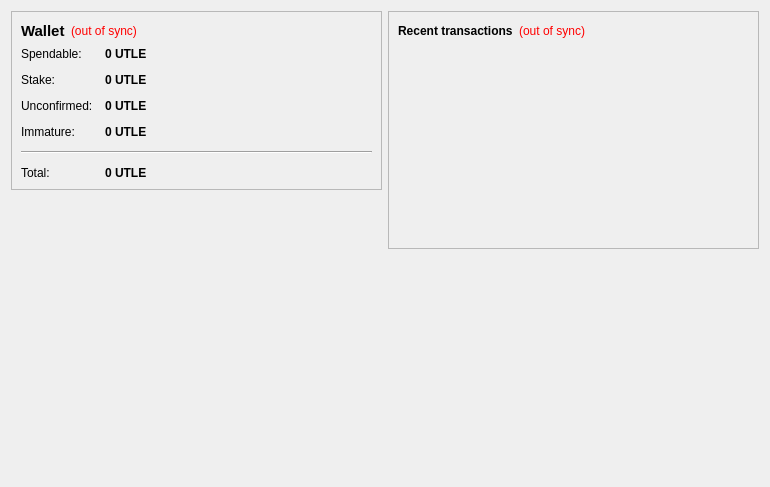
<?xml version="1.0" encoding="UTF-8"?>
<ui version="4.0">
 <class>OverviewPage</class>
 <widget class="QWidget" name="OverviewPage">
  <property name="geometry">
   <rect>
    <x>0</x>
    <y>0</y>
    <width>770</width>
    <height>487</height>
   </rect>
  </property>
  <property name="windowTitle">
   <string>Form</string>
  </property>
  <layout class="QHBoxLayout" name="horizontalLayout" stretch="1,1">
   <item>
    <layout class="QVBoxLayout" name="verticalLayout_2">
     <item>
      <widget class="QFrame" name="frame">
       <property name="frameShape">
        <enum>QFrame::StyledPanel</enum>
       </property>
       <property name="frameShadow">
        <enum>QFrame::Raised</enum>
       </property>
       <layout class="QVBoxLayout" name="verticalLayout_4">
        <item>
         <layout class="QHBoxLayout" name="horizontalLayout_4">
          <item>
           <widget class="QLabel" name="label_5">
            <property name="font">
             <font>
              <pointsize>11</pointsize>
              <weight>75</weight>
              <bold>true</bold>
             </font>
            </property>
            <property name="text">
             <string>Wallet</string>
            </property>
           </widget>
          </item>
          <item>
           <widget class="QLabel" name="labelWalletStatus">
            <property name="toolTip">
             <string>The displayed information may be out of date. Your wallet automatically synchronizes with the UltimateCoin network after a connection is established, but this process has not completed yet.</string>
            </property>
            <property name="styleSheet">
             <string notr="true">QLabel { color: red; }</string>
            </property>
            <property name="text">
             <string notr="true">(out of sync)</string>
            </property>
            <property name="alignment">
             <set>Qt::AlignLeading|Qt::AlignLeft|Qt::AlignVCenter</set>
            </property>
           </widget>
          </item>
          <item>
           <spacer name="horizontalSpacer_2">
            <property name="orientation">
             <enum>Qt::Horizontal</enum>
            </property>
            <property name="sizeHint" stdset="0">
             <size>
              <width>40</width>
              <height>20</height>
             </size>
            </property>
           </spacer>
          </item>
         </layout>
        </item>
        <item>
         <layout class="QFormLayout" name="formLayout_2">
          <property name="fieldGrowthPolicy">
           <enum>QFormLayout::AllNonFixedFieldsGrow</enum>
          </property>
          <property name="horizontalSpacing">
           <number>12</number>
          </property>
          <property name="verticalSpacing">
           <number>12</number>
          </property>
          <item row="0" column="0">
           <widget class="QLabel" name="label">
            <property name="text">
             <string>Spendable:</string>
            </property>
           </widget>
          </item>
          <item row="0" column="1">
           <widget class="QLabel" name="labelBalance">
            <property name="font">
             <font>
              <weight>75</weight>
              <bold>true</bold>
             </font>
            </property>
            <property name="cursor">
             <cursorShape>IBeamCursor</cursorShape>
            </property>
            <property name="toolTip">
             <string>Your current spendable balance</string>
            </property>
            <property name="text">
             <string notr="true">0 UTLE</string>
            </property>
            <property name="textInteractionFlags">
             <set>Qt::LinksAccessibleByMouse|Qt::TextSelectableByKeyboard|Qt::TextSelectableByMouse</set>
            </property>
           </widget>
          </item>
          <item row="1" column="0">
           <widget class="QLabel" name="label_6">
            <property name="text">
             <string>Stake:</string>
            </property>
           </widget>
          </item>
          <item row="1" column="1">
           <widget class="QLabel" name="labelStake">
            <property name="font">
             <font>
              <weight>75</weight>
              <bold>true</bold>
             </font>
            </property>
            <property name="cursor">
             <cursorShape>IBeamCursor</cursorShape>
            </property>
            <property name="toolTip">
             <string>Total of coins that was staked, and do not yet count toward the current balance</string>
            </property>
            <property name="text">
             <string notr="true">0 UTLE</string>
            </property>
            <property name="textInteractionFlags">
             <set>Qt::LinksAccessibleByMouse|Qt::TextSelectableByKeyboard|Qt::TextSelectableByMouse</set>
            </property>
           </widget>
          </item>
          <item row="2" column="0">
           <widget class="QLabel" name="label_3">
            <property name="text">
             <string>Unconfirmed:</string>
            </property>
           </widget>
          </item>
          <item row="2" column="1">
           <widget class="QLabel" name="labelUnconfirmed">
            <property name="font">
             <font>
              <weight>75</weight>
              <bold>true</bold>
             </font>
            </property>
            <property name="cursor">
             <cursorShape>IBeamCursor</cursorShape>
            </property>
            <property name="toolTip">
             <string>Total of transactions that have yet to be confirmed, and do not yet count toward the current balance</string>
            </property>
            <property name="text">
             <string notr="true">0 UTLE</string>
            </property>
            <property name="textInteractionFlags">
             <set>Qt::LinksAccessibleByMouse|Qt::TextSelectableByKeyboard|Qt::TextSelectableByMouse</set>
            </property>
           </widget>
          </item>
          <item row="3" column="0">
           <widget class="QLabel" name="labelImmatureText">
            <property name="text">
             <string>Immature:</string>
            </property>
           </widget>
          </item>
          <item row="3" column="1">
           <widget class="QLabel" name="labelImmature">
            <property name="font">
             <font>
              <weight>75</weight>
              <bold>true</bold>
             </font>
            </property>
            <property name="toolTip">
             <string>Mined balance that has not yet matured</string>
            </property>
            <property name="text">
             <string notr="true">0 UTLE</string>
            </property>
            <property name="textInteractionFlags">
             <set>Qt::LinksAccessibleByMouse|Qt::TextSelectableByKeyboard|Qt::TextSelectableByMouse</set>
            </property>
           </widget>
          </item>
          <item row="4" column="0" colspan="2">
           <widget class="Line" name="line">
            <property name="orientation">
             <enum>Qt::Horizontal</enum>
            </property>
           </widget>
          </item>
          <item row="5" column="0">
           <widget class="QLabel" name="labelTotalText">
            <property name="text">
             <string>Total:</string>
            </property>
           </widget>
          </item>
          <item row="5" column="1">
           <widget class="QLabel" name="labelTotal">
            <property name="font">
             <font>
              <weight>75</weight>
              <bold>true</bold>
             </font>
            </property>
            <property name="cursor">
             <cursorShape>IBeamCursor</cursorShape>
            </property>
            <property name="toolTip">
             <string>Your current total balance</string>
            </property>
            <property name="text">
             <string notr="true">0 UTLE</string>
            </property>
            <property name="textInteractionFlags">
             <set>Qt::LinksAccessibleByMouse|Qt::TextSelectableByKeyboard|Qt::TextSelectableByMouse</set>
            </property>
           </widget>
          </item>
         </layout>
        </item>
       </layout>
      </widget>
     </item>
     <item>
      <spacer name="verticalSpacer">
       <property name="orientation">
        <enum>Qt::Vertical</enum>
       </property>
       <property name="sizeHint" stdset="0">
        <size>
         <width>20</width>
         <height>40</height>
        </size>
       </property>
      </spacer>
     </item>
     <item>
      <widget class="QLabel" name="label_2">
       <property name="autoFillBackground">
        <bool>true</bool>
       </property>
       <property name="text">
        <string/>
       </property>
       <property name="pixmap">
        <pixmap resource="../bitcoin.qrc">:/icons/drmbg</pixmap>
       </property>
       <property name="scaledContents">
        <bool>false</bool>
       </property>
       <property name="margin">
        <number>0</number>
       </property>
      </widget>
     </item>
    </layout>
   </item>
   <item>
    <layout class="QVBoxLayout" name="verticalLayout_3">
     <item>
      <widget class="QFrame" name="frame_2">
       <property name="frameShape">
        <enum>QFrame::StyledPanel</enum>
       </property>
       <property name="frameShadow">
        <enum>QFrame::Raised</enum>
       </property>
       <layout class="QVBoxLayout" name="verticalLayout">
        <item>
         <layout class="QHBoxLayout" name="horizontalLayout_2">
          <item>
           <widget class="QLabel" name="label_4">
            <property name="text">
             <string>&lt;b&gt;Recent transactions&lt;/b&gt;</string>
            </property>
           </widget>
          </item>
          <item>
           <widget class="QLabel" name="labelTransactionsStatus">
            <property name="toolTip">
             <string>The displayed information may be out of date. Your wallet automatically synchronizes with the UltimateCoin network after a connection is established, but this process has not completed yet.</string>
            </property>
            <property name="styleSheet">
             <string notr="true">QLabel { color: red; }</string>
            </property>
            <property name="text">
             <string notr="true">(out of sync)</string>
            </property>
            <property name="alignment">
             <set>Qt::AlignRight|Qt::AlignTrailing|Qt::AlignVCenter</set>
            </property>
           </widget>
          </item>
          <item>
           <spacer name="horizontalSpacer">
            <property name="orientation">
             <enum>Qt::Horizontal</enum>
            </property>
            <property name="sizeHint" stdset="0">
             <size>
              <width>40</width>
              <height>20</height>
             </size>
            </property>
           </spacer>
          </item>
         </layout>
        </item>
        <item>
         <widget class="QListView" name="listTransactions">
          <property name="styleSheet">
           <string notr="true">QListView { background: transparent; }</string>
          </property>
          <property name="frameShape">
           <enum>QFrame::NoFrame</enum>
          </property>
          <property name="verticalScrollBarPolicy">
           <enum>Qt::ScrollBarAlwaysOff</enum>
          </property>
          <property name="horizontalScrollBarPolicy">
           <enum>Qt::ScrollBarAlwaysOff</enum>
          </property>
          <property name="selectionMode">
           <enum>QAbstractItemView::NoSelection</enum>
          </property>
         </widget>
        </item>
       </layout>
      </widget>
     </item>
     <item>
      <spacer name="verticalSpacer_2">
       <property name="orientation">
        <enum>Qt::Vertical</enum>
       </property>
       <property name="sizeHint" stdset="0">
        <size>
         <width>20</width>
         <height>40</height>
        </size>
       </property>
      </spacer>
     </item>
    </layout>
   </item>
  </layout>
 </widget>
 <resources/>
 <connections/>
</ui>
